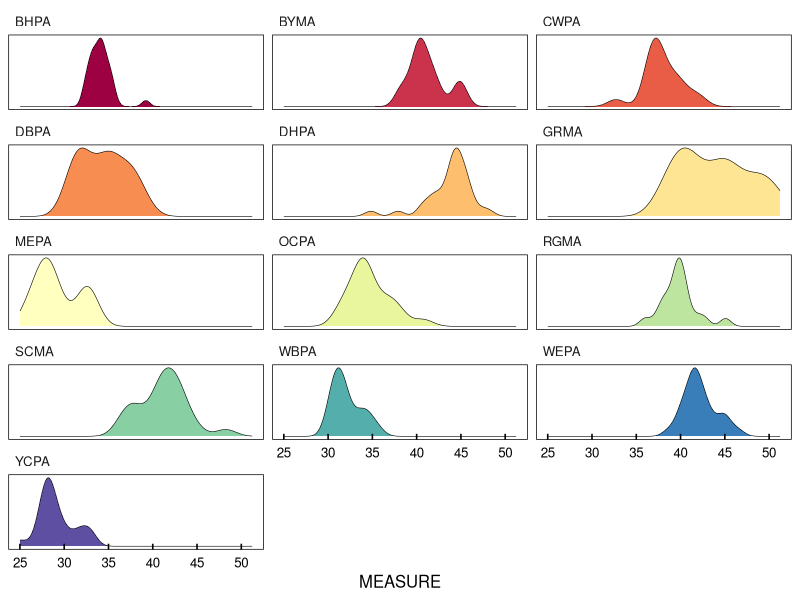
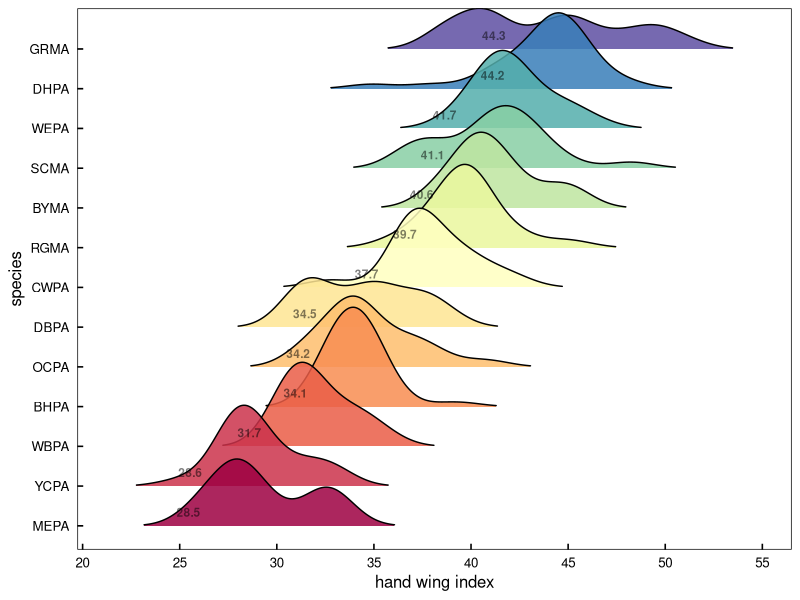
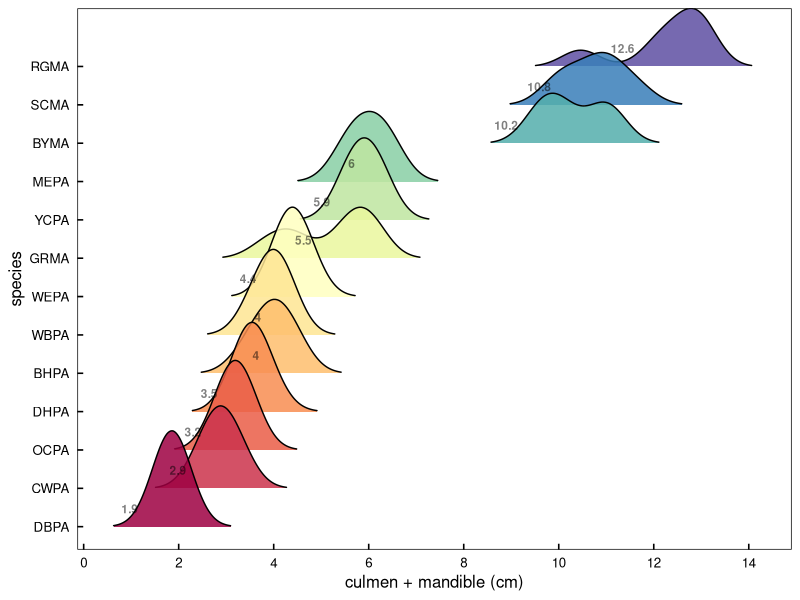
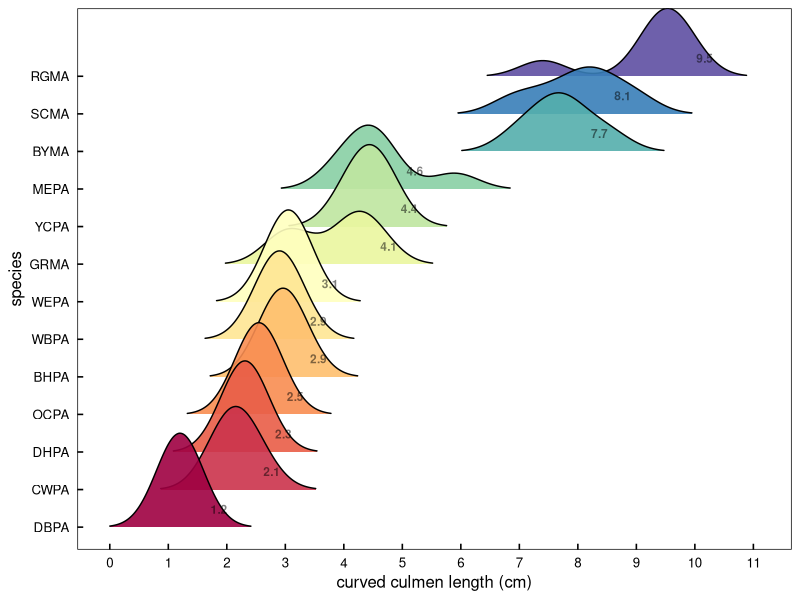
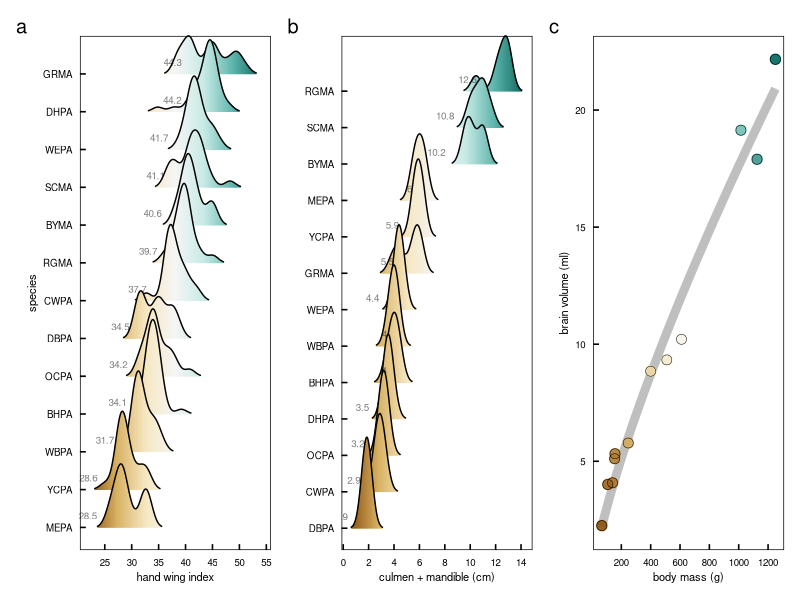

Reproduce these figures in R, in order.
#### this script is exploring the morphometric data 
#### from parrots, macaws, and parakeets measured in museums
#### interested in factors contributing to social roles and hierarchies
#### then some basic dataviz


library(ggplot2)      # plotting and viz
library(plyr)         # legacy df manipulation
library(dplyr)        # variable grouping and manipulation
library(reshape)      # legacy df manipulation
library(data.table)   # legacy functions on df 
library(tidyr)        # gathering and spreading
library(zoo)          # roll mean
library(ggthemes)     # helpful ggplot themes
library(forcats)
library(scales)
library(RColorBrewer) # pretty colors
library(ggridges)
library(colorspace)
library(patchwork)


# my custom ggplot theme
themeKV <- theme_few()+
  theme(strip.background = element_blank(),
        axis.line = element_blank(),
        axis.text.x = element_text(colour = "black", margin = margin(0.2, unit = "cm")),
        axis.text.y = element_text(colour = "black", margin = margin(c(1, 0.2), unit = "cm")),
        axis.ticks.x = element_line(colour = "black"), axis.ticks.y = element_line(colour = "black"),
        axis.ticks.length=unit(-0.15, "cm"),element_line(colour = "black", linewidth=.25),
        panel.border = element_rect(colour = "black", fill=NA, linewidth=.5),
        legend.title=element_blank(),
        strip.text=element_text(hjust=0))


#### read in beak and wing morph data
# setwd("/Users/kylevanhoutan/colpa_flock/")
morphs <- read.csv('data/museo_morphs.csv')

#### subset full data set for just wing data 
# focusing here on dispersal ability, so pulling "wing_Hwi" 
# wing_Hwi = hand wing index from Claramunt & Wright 2017, https://doi.org/10.1201/9781315120454
morph_HWi <- subset(morphs, MORPH == "wing_Hwi")
morph_HWi <- morph_HWi[!(morph_HWi$CODE == ""), ]  # remove blank entries in species CODE, for congeners that haven't been rescaled and assigned a CODE

# make a density plot, facet by species CODE
colourCount = length(unique(morph_HWi$CODE)) # but first expand the 11 brewer palette categories
getPalette = colorRampPalette(brewer.pal(11, "Spectral")) # interpolate colors to fit the 13 parrot species

# then make the plot and call in the expanded Brewer pal
ggplot(morph_HWi, aes(x = MEASURE, fill = CODE)) + 
  themeKV + theme(legend.position = "none") +
  scale_fill_manual(values = getPalette(colourCount)) +
  #  scale_fill_brewer(palette = "Spectral") +
  theme(axis.text.y = element_blank(),
        axis.title.y = element_blank(),
        axis.ticks.y = element_blank()) +
    geom_density(size = 0.2) +
  facet_wrap(~CODE, ncol=3, scales = "free_y") +
  scale_x_continuous(breaks = seq(20, 50, by = 5))

# same data, but using ridgeline plot w/o faceting
# again use above expanded Brewer palette
ggplot(morph_HWi, aes(x = MEASURE, y = fct_reorder(CODE,MEASURE), fill = fct_reorder(CODE,MEASURE))) + 
# both y and fill are reordered by CODE's median value of MEASURE 
  themeKV + theme(legend.position = "none") +
  scale_fill_manual(values = getPalette(colourCount)) +
  geom_density_ridges(scale = 2.5, alpha = 0.85, size = 0.2, rel_min_height = 0.01, bandwidth = 1.2) +
  stat_summary(geom = "text", fontface = "bold", alpha = 0.5, size = 3, vjust = -1, hjust = 3,
               fun = "median", aes(label = round(after_stat(x), 1))) +
  scale_x_continuous(breaks = seq(20, 60, by = 5)) + 
  xlab("hand wing index") + ylab("species")


# same data, but ridgeline plot continuous x axis fill 
p1 <- ggplot(morph_HWi, aes(x = MEASURE, y = fct_reorder(CODE,MEASURE), fill = after_stat(x))) + 
  # just y is reordered by CODE's median value of MEASURE of HWi 
  themeKV + theme(legend.position = "none",
                  axis.text.x = element_text(size = 7),
                  axis.title.x = element_text(size = 8),
                  axis.text.y = element_text(size = 7),
                  axis.title.y = element_text(size = 8),) +
  scale_fill_distiller(#type = "div",
                       palette = "BrBG",
                       direction = 1) +
  geom_density_ridges_gradient(scale = 2.5, alpha = 0.85, size = 0.2, rel_min_height = 0.01, bandwidth = 1) +
  stat_summary(geom = "text", alpha = 0.5, size = 2.5, vjust = -1, hjust = 2.5,
               fun = "median", aes(label = round(after_stat(x), 1))) +
  scale_x_continuous(breaks = seq(25, 55, by = 5)) + 
  xlab("hand wing index") + 
  ylab("species")


#### subset full data set for beak data
# focusing here on beak as a weapon, so want size
# pulling "culm_mand_SL" 
# culm_mand_SL = cumulative straight length of culmen and mandible in cm
morph_CMs <- subset(morphs, MORPH == "culm_mand_SL")
morph_CMs <- morph_CMs[!(morph_CMs$CODE == ""), ]  # remove blank entries in species CODE, for congeners that haven't been rescaled and assigned a CODE


colourCount = length(unique(morph_CMs$CODE))
getPalette = colorRampPalette(brewer.pal(11, "Spectral"))

# make ridgeline/joy plot of beak size
ggplot(morph_CMs, aes(x = MEASURE, y = fct_reorder(CODE,MEASURE), fill = fct_reorder(CODE,MEASURE))) + 
  # both y and fill are reordered by CODE's median value of MEASURE 
  themeKV + theme(legend.position = "none") +
  scale_fill_manual(values = getPalette(colourCount)) +
  geom_density_ridges(scale = 2.5, alpha = 0.85, size = 0.25, rel_min_height = 0.01, bandwidth = 0.4) +
  stat_summary(geom = "text", fontface = "bold", alpha = 0.5, size = 3, vjust = -1.5, hjust = 3,
               fun = "median", aes(label = round(after_stat(x), 1))) +
  scale_x_continuous(breaks = seq(0, 16, by = 2)) + 
  xlab("culmen + mandible (cm)") + ylab("species")


# same data, but ridgeline plot continuous x axis fill 
p2 <- ggplot(morph_CMs, aes(x = MEASURE, y = fct_reorder(CODE,MEASURE), fill = after_stat(x))) + 
  # just y is reordered by CODE's median value of MEASURE of CMs
  themeKV + theme(legend.position = "none",
                  axis.text.x = element_text(size = 7),
                  axis.title.x = element_text(size = 8),
                  axis.text.y = element_text(size = 7),
                  axis.title.y = element_text(size = 0),) +
  scale_fill_distiller(type = "div",
                       palette = "BrBG",
                       direction = 1) +
  geom_density_ridges_gradient(scale = 2.5, alpha = 0.85, size = 0.2, rel_min_height = 0.01, bandwidth = 0.4) +
  stat_summary(geom = "text", alpha = 0.5, size = 2.5, vjust = -1, hjust = 2.5,
               fun = "median", aes(label = round(after_stat(x), 1))) +
  scale_x_continuous(breaks = seq(0, 16, by = 2)) + 
  xlab("culmen + mandible (cm)") + 
  ylab("species")



#### subset full data set for beak data
# focusing here on beak as a weapon, so want size
# pulling "culmen_CL" 
# culmen_CL = curved culmen length in cm
morph_CCL <- subset(morphs, MORPH == "culmen_CL")
morph_CCL <- morph_CCL[!(morph_CCL$CODE == ""), ]  # remove blank entries in species CODE, for congeners that haven't been rescaled and assigned a CODE

colourCount = length(unique(morph_CCL$CODE))
getPalette = colorRampPalette(brewer.pal(11, "Spectral"))

# make ridgeline/joy plot of beak size
ggplot(morph_CCL, aes(x = MEASURE, y = fct_reorder(CODE,MEASURE), fill = fct_reorder(CODE,MEASURE))) + 
  # both y and fill are reordered by CODE's median value of MEASURE 
  themeKV + theme(legend.position = "none") +
  scale_fill_manual(values = getPalette(colourCount)) +
  geom_density_ridges(scale = 2.5, alpha = 0.9, size = 0.25, rel_min_height = 0.01, bandwidth = 0.4) +
  scale_x_continuous(breaks = seq(0, 12, by = 1)) + 
  stat_summary(geom = "text", fontface = "bold", alpha = 0.5, size = 3, vjust = -1.5, hjust = -1.8,
               fun = "median", aes(label = round(after_stat(x), 1))) +
  xlab("curved culmen length (cm)") + ylab("species")


#### read in body mass and brain volume data
massvol <- read.csv('data/body_brain.csv')

#### bar plot of body mass

p3 <- ggplot(massvol, aes(x = MASS_g, color = MASS_g, 
                          y = fct_reorder(CODE, MASS_g))) + # reorder for geom_col
  themeKV + theme(legend.position = "none",
        axis.ticks.y = element_blank(),
        axis.title.x = element_text(size = 8),
        axis.title.y = element_text(size = 0),
        axis.text.x = element_text(size = 7),
        axis.text.y = element_text(size = 6)) + 
  geom_col(alpha = 0.85, width = 0.85) + # width controls gaps between bars
  # scale_y_continuous(breaks = seq(0, 40, by = 5)) +
  scale_x_continuous(breaks = seq(0, 1400, by = 200)) +
  xlab("body mass (g)")


#### allometric function of body mass vs brain volume
## model fit is power function, residuals form this model interpreted as proxy for cognitive aptitude
## see JR Krebs & NB Davies (1993) Introduction to behavioral ecology. Blackwell: Oxford UK, p 30  

p4 <- ggplot(massvol, aes(x = MASS_g, y = BRAIN_ml)) + 
  themeKV + theme(legend.position = "none",
                  axis.text.x = element_text(size = 7),
                  axis.title.x = element_text(size = 8),
                  axis.text.y = element_text(size = 7),
                  axis.title.y = element_text(size = 8),) +
  geom_line(alpha = 0.25, size = 3, color = '#000000',
            stat = "smooth", method = 'nls', formula = 'y~a*x^b', # power fit using non-linear squares regression
              method.args = list(start= c(a = 1,b=1)), se = FALSE) + 
  geom_point(shape =19, size = 3.2, alpha = 0.9, 
             aes(color = MASS_g)) +
  geom_point(shape = 1,size = 3.2, colour = "black", stroke = 0.25,) +
  scale_color_distiller(#type = "div",
    palette = "BrBG",
    direction = 1) + 
  scale_y_continuous(breaks = seq(0, 25, by = 5)) +
  scale_x_continuous(breaks = seq(0, 1400, by = 200)) +
  xlab("body mass (g)") + 
  ylab("brain volume (ml)")


layout <- "
ABC"
p1 + p2 + p4 + 
  plot_layout(design = layout) +
  plot_annotation(tag_levels = 'a') # add panel labels a, b, c... etc
